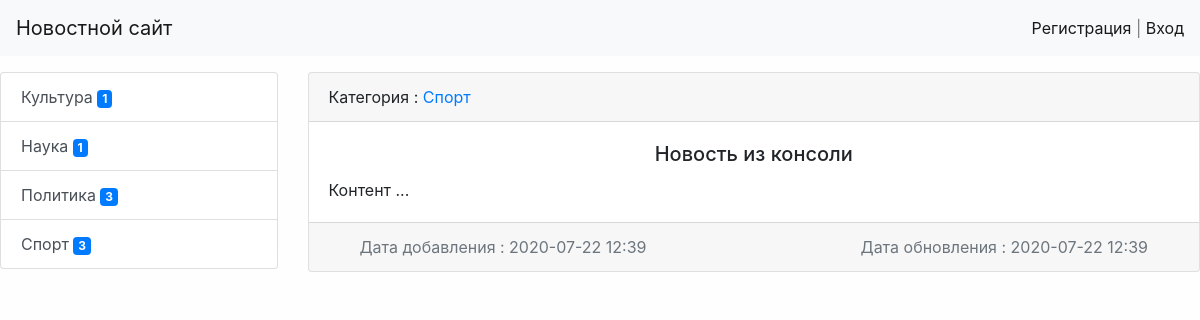
The app's page /news/9/, older data.
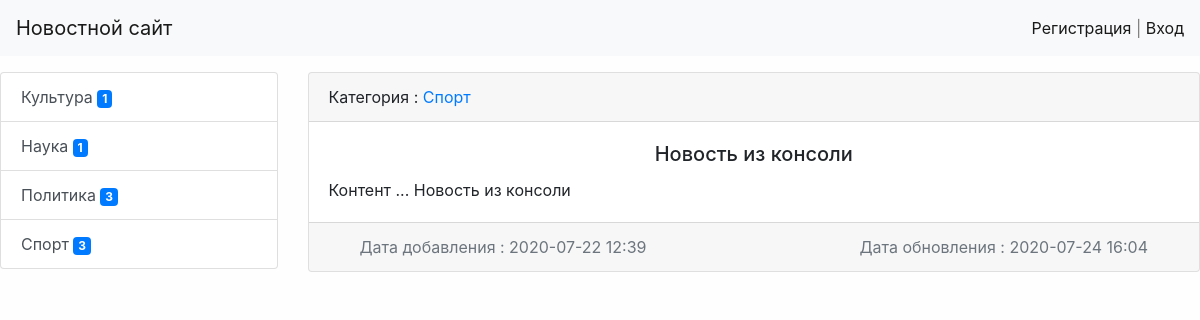
The same page, newer data.
### news/models.py (models this page shows, shortened)
class News(models.Model ):
    title = models.CharField(max_length=150, verbose_name='Наименование')
    content = models.TextField(verbose_name='Контент')
    created_at = models.DateTimeField(auto_now_add=True, verbose_name='Опубликовано')
    update_at = models.DateTimeField(auto_now=True, verbose_name='Обновление')
    photo = models.ImageField(upload_to='photos/%Y/%m/%d', blank=True, verbose_name='Фото')
    is_published = models.BooleanField(default=True, verbose_name='Опубликовано ?')
    category = models.ForeignKey('Category', on_delete=models.PROTECT, null=True, verbose_name='Категория')
    views = models.IntegerField(default=0)
    class Meta:
        verbose_name = 'Новость'
        verbose_name_plural = 'Новости'
        ordering = ['-created_at']

class Category(models.Model):
    title = models.CharField(max_length=150, db_index=True, verbose_name='Наименование категории')
    def get_absolute_url(self):
        return reverse('category', kwargs={'category_id': self.pk})
    class Meta:
        verbose_name = 'Категория'
        verbose_name_plural = 'Категории'
        ordering = ['title']

### news/views.py (the view)
# urls.py: path('news/<int:pk>/', ViewNews.as_view(), name='view_news'),
class ViewNews(DetailView):
    model = News
    template_name = 'news/news_detail.html'

### news/templatetags/news_tags.py (called while the page is built)
@register.inclusion_tag('news/list_categories.html')
def show_categories():
    categories = Category.objects.annotate(cat=Count('news__is_published', filter=F('news__is_published'))).filter(cat__gt=0)
    return {
        'categories': categories,
    }

### news/templates/news/news_detail.html (shortened to what this page needs)
{% extends 'base.html' %}
{% block sidebar %}
{% include 'inc/_sidebar.html' %}
{% endblock %}
{% block content %}
<div class="card mb-5">
    <div class="card-header">
        Категория :
        <a href="{{ object.category.get_absolute_url }}">
            {{ object.category.title }}
        </a>
    </div>
    <div class="card-body">
        <div class="media d-flex align-items-center">
            <div class="media-body">
                <h5 class="card-title text-center">{{ object.title }}</h5>
                <p class="card-text">{{ object.content }}</p>
            </div>
        </div>
    </div>
    <div class="card-footer text-muted ">
        <div class="row justify-content-between ml-3 mr-3">
            <div class="col-auto"> Дата добавления : {{ object.created_at|date:"Y-m-d H:i" }}</div>
            <div class="col-auto">
                Дата обновления : {{ object.update_at|date:"Y-m-d H:i" }}
            </div>
        </div>
    </div>
</div>
{% endblock %}

Row changes from the older to the newer data that the page shows:
changed News "Новость из консоли": content "Контент ..." → "Контент ... Новость из консоли"; update_at "2020-07-22 12:39" → "2020-07-24 16:04"
